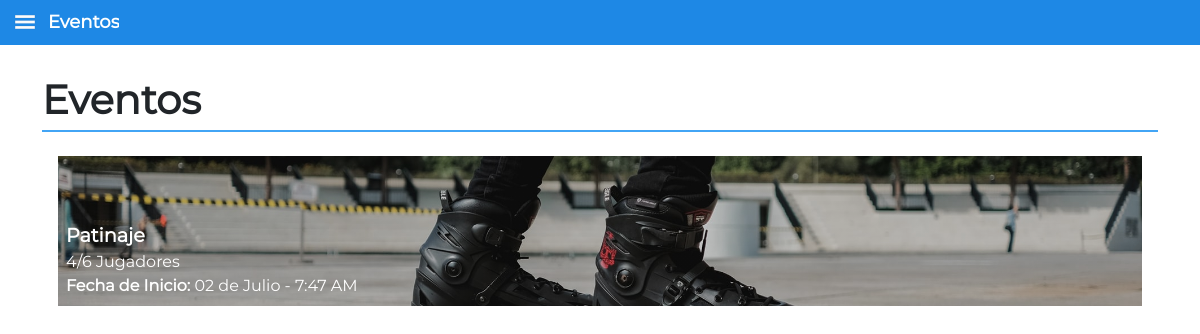
Page /Codigo/vista/Trasla/pListaEventosInscritos.php (signed in) on the earlier database version.
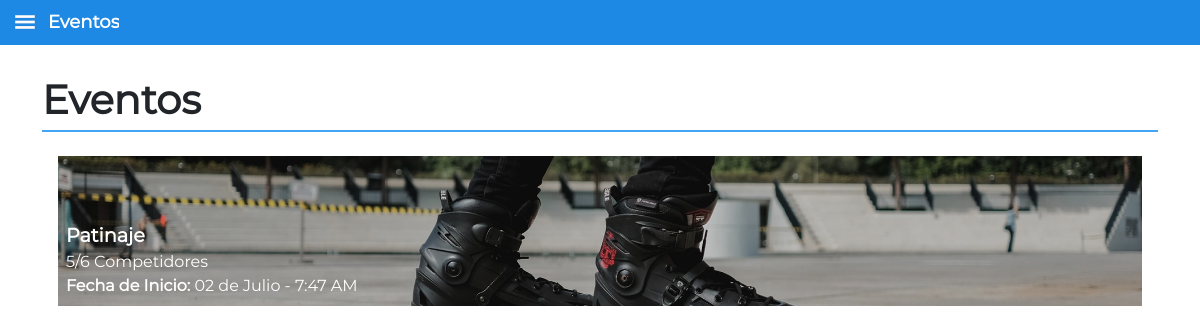
Same page on the later database version.
### tables this page shows
CREATE TABLE EVENTOS(   
	ID_USUARIO INT NOT NULL,
	ID_EVENTO INT NOT NULL, 
    TAMANO_EVENTO INT,
    CANTIDAD_PARTICIPANTES INT NOT NULL,
    TIPO_EVENTO INT NOT NULL, 
    DESCRIPCION TEXT,
    UBICACION_LAT DOUBLE NOT NULL,
    UBICACION_LON DOUBLE NOT NULL,
    FECHA_INICIO DATETIME NOT NULL,
    FECHA_FIN DATETIME NOT NULL,
    CALIFICACION_EVENTO DOUBLE DEFAULT 5.0,
    CANTIDAD_CALIFICACIONES INT DEFAULT 0,
    EVENTO_FALSO INT DEFAULT 0,
    CHAT INT,
    FOREIGN KEY (ID_USUARIO) REFERENCES USUARIOS(ID_USUARIO) ON DELETE CASCADE ON UPDATE CASCADE, 
    PRIMARY KEY (ID_EVENTO));

### Codigo/modelo/mEventos.php (called while the page is built, shortened)
<?php
    include_once('../mMaster.php');
    class mEventos{
        static function pedirIDEventosInscrito($ID_USUARIO){
            $lista_eventos[0] = -1;
            $connect=conexionBaseDatos();
            $sql="SELECT ID_EVENTO from INFO_PARTICIPANTES_EVENTO where ID_PARTICIPANTE = '$ID_USUARIO' AND ADMINISTRADOR = '0'";
            $result = $connect->query($sql);
            $posicion = 0;
            while ($fila = mysqli_fetch_assoc($result)){
                $lista_eventos[$posicion] = $fila ['ID_EVENTO'];
                $posicion++;
            }
            return $lista_eventos;
        }
        static function pedirInfoBasicaEvento($ID_EVENTO){
            $info_basic[0] = -1;
            $connect=conexionBaseDatos();
            $sql="SELECT * FROM LISTA_EVENTOS WHERE ID_EVENTO='$ID_EVENTO'";
            $result =$connect->query($sql);
            while($fila = mysqli_fetch_assoc($result)){
                $info_basic[0] = $fila['ID_EVENTO'];
                $info_basic[1] = $fila['TIPO_EVENTO'];
                $info_basic[2] = $fila['CANTIDAD_INSCRITOS'];
                $info_basic[3] = $fila['CANTIDAD_PARTICIPANTES'];
                $info_basic[4] = $fila['FECHA_INICIO'];
                $info_basic[5] = $fila['TAMANO_EVENTO'];
            }
            return $info_basic;
        }
    }

### Codigo/controlador/cEventos.php (called while the page is built, shortened)
<?php
include_once("../modelo/mEventos.php");
class cEventos{
    static function consultarEventosInscritos($ID_USUARIO){
        $id_eventos = mEventos::pedirIDEventosInscrito($ID_USUARIO);
        if($id_eventos[0]!=-1){
            for($posX = 0; $posX != count($id_eventos); $posX++){
                $resultado = cEventos::consultarInfoBasicaEvento($id_eventos[$posX]);
                $info_basic_eventos[$posX][0] = $resultado[0];
                $info_basic_eventos[$posX][1] = $resultado[1];
                $info_basic_eventos[$posX][2] = $resultado[2];
                $info_basic_eventos[$posX][3] = $resultado[3];
                $info_basic_eventos[$posX][4] = $resultado[4];
                $info_basic_eventos[$posX][5] = $resultado[5];
            }
        }else{
            $info_basic_eventos[0][0] = -1;
        }
        return $info_basic_eventos;
    }
    static function consultarInfoBasicaEvento($ID_EVENTO){
        $resultados = mEventos::pedirInfoBasicaEvento($ID_EVENTO);
        return($resultados);
    }
}

### Codigo/vista/Trasla/lists/actividades.php (called while the page is built, shortened)
<?php
$deportes = array(
    "Voleibol",
    "Baloncesto",
    "Futbol",
    "Tenis",
    "Patinaje",
    "Artes Marciales",
    "Golf",
    "Bolos",
    "Boxeo",
    "Microfutbol",
    "Ping Pong",
    "Balonmano",
    "Waterpolo",
    "Beisbol",
    "Criquet",
    "Polo",
    "Rugby",
    "Hockey sobre Pasto",
    "Hockey sobre Hielo",
    "Ciclismo de montaña",
    "Ciclismo BMX",
    "Esquí",
    "Motocross",
    "Futbol Americano",
    "Patinaje sobre hielo"
);

### Codigo/vista/Trasla/lists/tamanos.php (called while the page is built, shortened)
<?php
$nombre_participante = array(
    "Jugadores",
    "Competidores",
    "Equipos",
    "Asistentes"
);

### Codigo/mMaster.php (called while the page is built, shortened)
<?php
    class mMaster{
        static function tiempoTexto($date){
            $arrayDate = (date_parse($date));
            switch ($arrayDate['month']) {
                case 7:
                    $month = "Julio";
                    break;
            }
            $dia = date_create($date)->format('d');
            $ampm = date_create($date)->format('A');
            $hora12 = date_create($date)->format('g');
            $fechaNew = "".$dia." de ".$month." - ".$hora12.":".$arrayDate['minute']." ".$ampm."";
            return $fechaNew;
        }
    }

### Codigo/vista/Trasla/pListaEventosInscritos.php (the view, shortened to what the changed rows need)
<!DOCTYPE html>
<html lang="en">
<head>
    <link href="./css/bootstrap.css" rel="stylesheet">
    <link rel="stylesheet" type="text/css" href="./css/lists.css">
</head>
<body>
    <?php
        include_once("./pPlantilla.php");
    ?>
    <div class="container">
        <?php
            include_once ("lists/actividades.php");
            include_once ("lists/img-actividades.php");
            include_once ("lists/tamanos.php");
            include_once ("../modelo/lists.php");
            include_once ("../controlador/cEventos.php");
            $info_eventos = cEventos::consultarEventosInscritos($_SESSION['ID_USUARIO']);
            if($info_eventos[0][0] != -1){
                $cantEv = count($info_eventos);
            }else{
                $cantEv = 0;
            }
        	if($cantEv != 0){
                for($posX = 0; $posX != $cantEv; $posX++){
                    switch ($info_eventos[$posX][5]) {
                        case 1:
                            $clasInscritos = $nombre_participante[0];
                            break;
                        case 2:
                            $clasInscritos = $nombre_participante[2];
                            for($i = 0; $i != count($individual); $i++){
                                if($individual[$i] == $info_eventos[$posX][1]){
                                    $clasInscritos = $nombre_participante[1];
                                    break;
                                }
                            }
                            break;
                    }
                    if($info_eventos[$posX][1]-200 > 0){
                        $tipoEvNum = $info_eventos[$posX][1]-201;
                        $tipoEv = $masivos[$tipoEvNum];
                        $style = $img_masivos[$tipoEvNum];
                    }elseif($info_eventos[$posX][1]-100 > 0){
                        $tipoEvNum = $info_eventos[$posX][1]-101;
                        $tipoEv = $ocio[$tipoEvNum];
                        $style = $img_ocio[$tipoEvNum];
                    }else{
                        $tipoEvNum = $info_eventos[$posX][1]-1;
                        $tipoEv = $deportes[$tipoEvNum];
                        $style = $img_deportes[$tipoEvNum];
                    }
                    $ruta = "../controladorVista/cvListaEventosInscritos.php?";
                    echo"<br>";
                    echo"    <a href='".$ruta."ID_EVENTO=".$info_eventos[$posX][0]."' style='white-space: nowrap;'>";
                    echo"        <div class='element mx-3' style=".$style.">";
                    echo"            <div class='element-content'>";
                    echo"                <div class='element-title'>";
                    echo"                    ".$tipoEv."";
                    echo"                </div>";
                    echo"                ".$info_eventos[$posX][2]."/".$info_eventos[$posX][3]." ".$clasInscritos."<br>";
                    echo"                <div class='text-wrap'><b>Fecha de Inicio: </b>".mMaster::tiempoTexto($info_eventos[$posX][4])."</div>";
                    echo"            </div>";
                    echo"        </div>";
                    echo"    </a>";
                }
            }else{
                echo "<br>";
                echo "<div class='container'>Al parecer no te has inscrito a ningun evento :/ </div>";
            }
        ?>
    </div>
</body>
</html>

Differences in the rows shown:
changed eventos "Patinaje": posX "4" → "5"; clasInscritos "Jugadores" → "Competidores"
